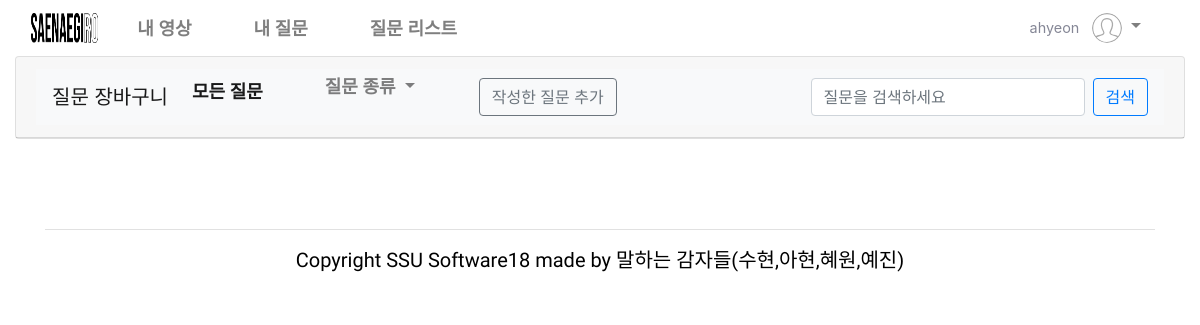
Before: /website/myQuestion/ (signed in) with the older database file.
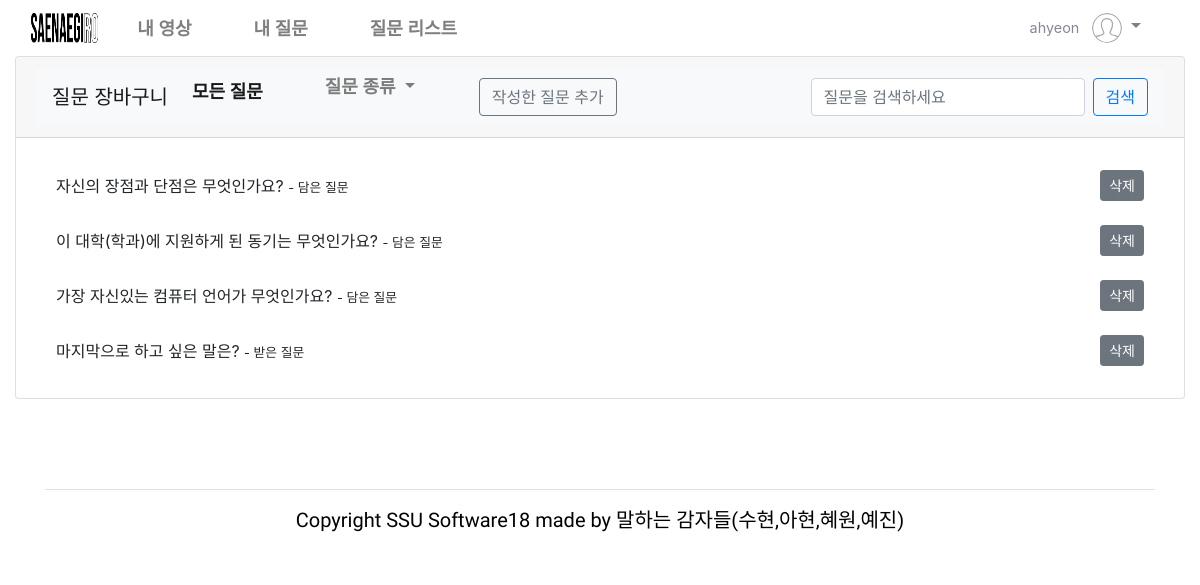
After: the same page with the newer database file.
### website/models.py (models this page shows, shortened)
class User(AbstractBaseUser, PermissionsMixin):
    userID = models.CharField(primary_key=True, unique=True, max_length=10, verbose_name='아이디')  # 아이디
    username = models.CharField(max_length=10, null=True, blank=True, verbose_name='유저이름')
    password = models.CharField(max_length=100, verbose_name='비밀번호')
    phone = models.CharField(max_length=11, blank=True, null=True, verbose_name='연락처')
    school = models.CharField(max_length=20, null=True, blank=True, verbose_name='학교')
    grade = models.IntegerField(null=True, blank=True, verbose_name='학년')
    sClass = models.IntegerField(null=True, blank=True, verbose_name='반')
    teacher = models.ForeignKey(Teacher, null=True, blank=True, on_delete=models.CASCADE)
    is_activate = models.BooleanField(default=True)
    USERNAME_FIELD = 'userID'
    objects = UserManager()

class StudentQuestion(models.Model):
    id = models.AutoField(
        primary_key=True,
        unique=True,
        editable=False,
        verbose_name='pk'
    )
    student = models.ForeignKey(User, on_delete=models.CASCADE)
    question = models.ForeignKey(Question, on_delete=models.CASCADE)
    part =  models.IntegerField(null=True, blank=True, verbose_name='종류')
    teacher = models.ForeignKey(Teacher, null=True, blank=True, on_delete=models.CASCADE)

class Question(models.Model):
    id = models.AutoField(
        primary_key=True,
        unique=True,
        editable=False,
        verbose_name='pk'
    )
    question = models.CharField(max_length=100, null=True, blank=True, verbose_name='질문')
    department = models.IntegerField(null=True, blank=True, verbose_name='학과') # 0 : 공통질문
    def __str__(self):
        return self.question

### website/views.py (the view, shortened to what this page needs)
# urls.py: path('myQuestion/', views.myQuestion, name='myQuestion'),
@csrf_exempt
def myQuestion(request):
    question = StudentQuestion.objects.filter(student__userID=request.session.get('user'))
    return render(request, 'myquestion.html', {'question':question})

### website/templates/myquestion.html (shortened to what this page needs)
{% extends 'stu_template.html' %}
{% load static %}
{% block content %}
<!doctype html>
<html lang="en">
<head>
    <link href="https://cdn.jsdelivr.net/npm/bootstrap@4.5.3/dist/css/bootstrap.min.css" rel="stylesheet">
</head>
<body>
    <div class="container-fluid">
        <div class="card">
            <div class="card-header">
                <nav class="navbar navbar-expand-lg navbar-light bg-light">
                    <a class="navbar-brand" href="#">질문 장바구니</a>
                    <div class="collapse navbar-collapse" id="navbarSupportedContent">
                        <ul class="navbar-nav mr-auto">
                            <li class="nav-item active">
                                <a class="nav-link" href="{% url 'website:myQuestion' %}">모든 질문</a>
                            </li>
                            <li class="nav-item dropdown">
                                <a class="nav-link dropdown-toggle" href="#" id="navbarDropdown" role="button" data-toggle="dropdown" aria-haspopup="true" aria-expanded="false">
                                    질문 종류
                                </a>
                            </li>
                            <li class="nav-item">
                                <button class="btn btn-outline-secondary" type="button" style="margin-left: 10px;">작성한 질문 추가</button>
                            </li>
                        </ul>
                        <form method="POST" class="form-inline my-2 my-lg-0">
                            <input id="questionsearchinput" name="question_search" class="form-control mr-sm-2" type="search" placeholder="질문을 검색하세요" aria-label="검색">
                            <button id="questionsearchbutton" name="question_search_button" aria-activedescendant="" class="btn btn-outline-primary my-2 my-sm-0" type="submit">검색</button>
                        </form>
                    </div>
                </nav>
            </div>
            {% if question %}
            <div class="card-body">
                <ul class="list-group list-group-flush">
                    {% for questionList in question %}
                    <li class="list-group-item d-flex justify-content-between align-items-center">
                        <div>
                            {{questionList.question}}
                            {% if questionList.part == 1 %}
                            <small> - 작성한 질문</small>
                            {% elif questionList.part == 2 %}
                            <small> - 받은 질문</small>
                            {% else %}
                            <small> - 담은 질문</small>
                            {% endif %}
                        </div>
                        <button type="button" class="btn btn-secondary btn-sm" onclick="questionDeleteConfirm({{ questionList.id }})">삭제</button>
                    </li>
                    {% endfor %}
                </ul>
            </div>
            {% endif %}
        </div>
    </div>
</body>
</html>
{% endblock %}

### website/templates/stu_template.html (shortened to what this page needs)
{% load static %}
<!DOCTYPE html>
<html lang="ko">
<head>
    <link rel="stylesheet" href="https://stackpath.bootstrapcdn.com/bootstrap/4.4.1/css/bootstrap.min.css">
    <link rel="stylesheet" href="{% static 'css/home.css' %}" type="text/css">
    <link rel="stylesheet" href="{% static 'css/intro.css' %}" type="text/css">
</head>
<body>
    <nav id="Topbar" class="navbar navbar-expand-md navbar-light">
        <div class="collapse navbar-collapse" id="navbarSupportedContent">
            <a class="navbar-brand col-xl-1 col-lg-1" href="{% url 'website:studentHome' %}">
                <img src="{% static 'img/logo.png' %}" width="auto" height="30" class="d-inline-block align-top" alt="">
            </a>
            <ul class="navbar-nav mr-auto">
                <li class="nav-item"><a class="nav-link" href="{% url 'website:myVideo' %}">내 영상</a></li>
                <li class="nav-item"><a class="nav-link" href="{% url 'website:myQuestion' %}">내 질문</a></li>
                <li class="nav-item"><a class="nav-link" href="{% url 'website:questionList' %}">질문 리스트</a></li>
            </ul>
            <ul class="navbar-nav ml-auto" style="margin-right: 35px;">
                <div class="nav-item">
                    {% if request.session.user %}
                <li class="nav-item dropdown">
                    <a class="nav-link dropdown-toggle" href="#" id="navbarDropdown" role="button" data-toggle="dropdown" aria-haspopup="true" aria-expanded="false">
                        <span class="mr-2 d-none d-lg-inline text-gray-600 small">{{request.session.user}}</span>
                        {% if user.image %}
                        <img class="img-profile rounded-circle" src="{{ user.image.url }}">
                        {% else %}
                        <img class="img-profile rounded-circle" width="30" height="30" src="{% static 'img/user.svg' %}">
                        {% endif %}
                    </a>
                </li>
                {% else %}
                <a class="nav-link" href="{% url 'website:studentSignin' %}" id="user" role="button">
                    <span class="mr-2 d-none d-lg-inline text-gray-600 small"> Log in </span>
                </a>                {% endif %}
                </div>
            </ul>
        </div>
    </nav>
    {% block content %}
    {% endblock %}
    <footer class="footer">
        <div class="container">
            <div class="row">
                <div class="col-lg-12">
                    <div class="footer__copyright__text">
                        <p>Copyright SSU Software18 made by 말하는 감자들(수현,아현,혜원,예진)</p>
                    </div>
                </div>
            </div>
        </div>
    </footer>
</body>
</html>

Changed rows visible on the page:
no longer on this page (row unchanged): User: session.user "ahyeon"
added StudentQuestion: question "자신의 장점과 단점은 무엇인가요?", part "- 담은 질문"
added StudentQuestion: question "이 대학(학과)에 지원하게 된 동기는 무엇인가요?", part "- 담은 질문"
added StudentQuestion: question "가장 자신있는 컴퓨터 언어가 무엇인가요?", part "- 담은 질문"
added StudentQuestion: question "마지막으로 하고 싶은 말은?", part "- 받은 질문"
Other visible differences:
{{ request.session.user }}: (not shown) → "ahyeon"
